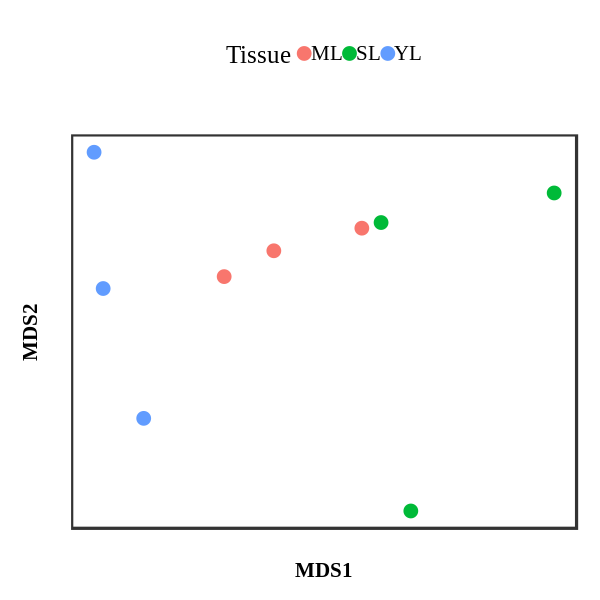

Source code (R):
library(vegan)
library(ggplot2)
library(extrafont)
#font_import() # only one time required when first time use the library extrafont
#y
fonts() 
loadfonts()

#set meta data for group specific color
MyMeta = data.frame(
  sites = c(2,3,4,5,6,7,8,9,10),
  amt = c("YL", "YL", "YL", "ML", "ML", "ML", "SL", "SL", "SL"),
  row.names = "sites")


#upload file
file <- "https://raw.githubusercontent.com/sanjaysingh765/NMDS_analysis/master/test_data"
x<- read.csv(file,header=TRUE,row.names=1)
rawdata <- x[,c(1,2,3,4,5,6,7,8,9)] #choose column with data
head(rawdata)



# Remove all gene which has 0 value in all sample
all <- apply(rawdata, 1, function(x) all(x==0) )
newdata <- rawdata[!all,]
dim(newdata)


# remove uninformative genes keep only genes that are expressed in at least 1 count in 2 samples
counts <- newdata[rowSums(newdata > 1) >= 2,]
head (counts)
dim(counts)

#transpose data
t_x <- t(counts)


#log2 conversion
logx <- log2(t_x+3)

#NMDS analysis
sol <- metaMDS(logx, distance='bray', k=2, trymax=100)
head(sol)

#convert NMDS analysis results into dataframe
NMDS = data.frame(MDS1 = sol$points[,1], MDS2 = sol$points[,2])


png("NMDS.png", units="in", family="Times New Roman",  width=2, height=2, res=300, pointsize = 1) #pointsize is font size| increase image size to see the key

#plot the dataframe
ggplot(data = NMDS, aes(MDS1, MDS2)) + 
geom_point(aes(color = MyMeta$amt),size=1)+
labs(color = "Tissue ")+ #change legend title
theme_bw()+ 
  theme(axis.text.x = element_blank(),  # remove x-axis text
        axis.text.y = element_blank(), # remove y-axis text
        axis.ticks = element_blank(),  # remove axis ticks
        axis.title.x = element_text(size=5, face = "bold"), # remove x-axis labels
        axis.title.y = element_text(size=5, face = "bold"), # remove y-axis labels
        panel.background = element_blank(), 
        panel.grid.major = element_blank(),  #remove major-grid labels
        panel.grid.minor = element_blank(),  #remove minor-grid labels
        plot.background = element_blank())+
theme(legend.direction = 'horizontal', 
        legend.position = 'top',
        legend.key = element_rect(size = 3),
        legend.key.size = unit(1.5, 'lines'))+
theme(legend.text=element_text(size=5))+
# guides(color = guide_legend(nrow = 1))+
theme(plot.title = element_text(size = 5, face = "bold") , legend.title=element_text(size=6) , legend.text=element_text(size=5))
dev.off()
